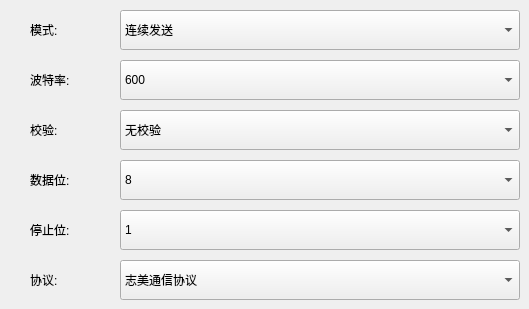
     <widget class="QWidget" name="page_49">
      <widget class="QComboBox" name="comboBox_3">
       <property name="geometry">
        <rect>
         <x>120</x>
         <y>10</y>
         <width>400</width>
         <height>40</height>
        </rect>
       </property>
       <item>
        <property name="text">
         <string>连续发送</string>
        </property>
       </item>
       <item>
        <property name="text">
         <string>稳定</string>
        </property>
       </item>
       <item>
        <property name="text">
         <string>关闭</string>
        </property>
       </item>
       <item>
        <property name="text">
         <string>外接打印机</string>
        </property>
       </item>
      </widget>
      <widget class="QLabel" name="label_77">
       <property name="geometry">
        <rect>
         <x>30</x>
         <y>10</y>
         <width>80</width>
         <height>40</height>
        </rect>
       </property>
       <property name="styleSheet">
        <string notr="true">font: 12pt &quot;Sans Serif&quot;;</string>
       </property>
       <property name="text">
        <string>模式:</string>
       </property>
      </widget>
      <widget class="QLabel" name="label_78">
       <property name="geometry">
        <rect>
         <x>30</x>
         <y>60</y>
         <width>80</width>
         <height>40</height>
        </rect>
       </property>
       <property name="styleSheet">
        <string notr="true">font: 12pt &quot;Sans Serif&quot;;</string>
       </property>
       <property name="text">
        <string>波特率:</string>
       </property>
      </widget>
      <widget class="QComboBox" name="comboBox_4">
       <property name="geometry">
        <rect>
         <x>120</x>
         <y>60</y>
         <width>400</width>
         <height>40</height>
        </rect>
       </property>
       <item>
        <property name="text">
         <string>600</string>
        </property>
       </item>
       <item>
        <property name="text">
         <string>1200</string>
        </property>
       </item>
       <item>
        <property name="text">
         <string>2400</string>
        </property>
       </item>
       <item>
        <property name="text">
         <string>4800</string>
        </property>
       </item>
       <item>
        <property name="text">
         <string>9600</string>
        </property>
       </item>
       <item>
        <property name="text">
         <string>19200</string>
        </property>
       </item>
       <item>
        <property name="text">
         <string>38400</string>
        </property>
       </item>
       <item>
        <property name="text">
         <string>57600</string>
        </property>
       </item>
       <item>
        <property name="text">
         <string>115200</string>
        </property>
       </item>
      </widget>
      <widget class="QLabel" name="label_79">
       <property name="geometry">
        <rect>
         <x>30</x>
         <y>110</y>
         <width>80</width>
         <height>40</height>
        </rect>
       </property>
       <property name="styleSheet">
        <string notr="true">font: 12pt &quot;Sans Serif&quot;;</string>
       </property>
       <property name="text">
        <string>校验:</string>
       </property>
      </widget>
      <widget class="QComboBox" name="comboBox_5">
       <property name="geometry">
        <rect>
         <x>120</x>
         <y>110</y>
         <width>400</width>
         <height>40</height>
        </rect>
       </property>
       <item>
        <property name="text">
         <string>无校验</string>
        </property>
       </item>
       <item>
        <property name="text">
         <string>奇校验</string>
        </property>
       </item>
       <item>
        <property name="text">
         <string>偶校验</string>
        </property>
       </item>
      </widget>
      <widget class="QLabel" name="label_80">
       <property name="geometry">
        <rect>
         <x>30</x>
         <y>160</y>
         <width>80</width>
         <height>40</height>
        </rect>
       </property>
       <property name="styleSheet">
        <string notr="true">font: 12pt &quot;Sans Serif&quot;;</string>
       </property>
       <property name="text">
        <string>数据位:</string>
       </property>
      </widget>
      <widget class="QComboBox" name="comboBox_6">
       <property name="geometry">
        <rect>
         <x>120</x>
         <y>160</y>
         <width>400</width>
         <height>40</height>
        </rect>
       </property>
       <item>
        <property name="text">
         <string>8</string>
        </property>
       </item>
       <item>
        <property name="text">
         <string>7</string>
        </property>
       </item>
       <item>
        <property name="text">
         <string>6</string>
        </property>
       </item>
       <item>
        <property name="text">
         <string>5</string>
        </property>
       </item>
      </widget>
      <widget class="QLabel" name="label_81">
       <property name="geometry">
        <rect>
         <x>30</x>
         <y>210</y>
         <width>80</width>
         <height>40</height>
        </rect>
       </property>
       <property name="styleSheet">
        <string notr="true">font: 12pt &quot;Sans Serif&quot;;</string>
       </property>
       <property name="text">
        <string>停止位:</string>
       </property>
      </widget>
      <widget class="QComboBox" name="comboBox_7">
       <property name="geometry">
        <rect>
         <x>120</x>
         <y>210</y>
         <width>400</width>
         <height>40</height>
        </rect>
       </property>
       <item>
        <property name="text">
         <string>1</string>
        </property>
       </item>
       <item>
        <property name="text">
         <string>1.5</string>
        </property>
       </item>
       <item>
        <property name="text">
         <string>2</string>
        </property>
       </item>
      </widget>
      <widget class="QLabel" name="label_127">
       <property name="geometry">
        <rect>
         <x>30</x>
         <y>260</y>
         <width>80</width>
         <height>40</height>
        </rect>
       </property>
       <property name="styleSheet">
        <string notr="true">font: 12pt &quot;Sans Serif&quot;;</string>
       </property>
       <property name="text">
        <string>协议:</string>
       </property>
      </widget>
      <widget class="QComboBox" name="comboBox_14">
       <property name="geometry">
        <rect>
         <x>120</x>
         <y>260</y>
         <width>400</width>
         <height>40</height>
        </rect>
       </property>
       <item>
        <property name="text">
         <string>志美通信协议</string>
        </property>
       </item>
       <item>
        <property name="text">
         <string>A7通信协议</string>
        </property>
       </item>
      </widget>
     </widget>
